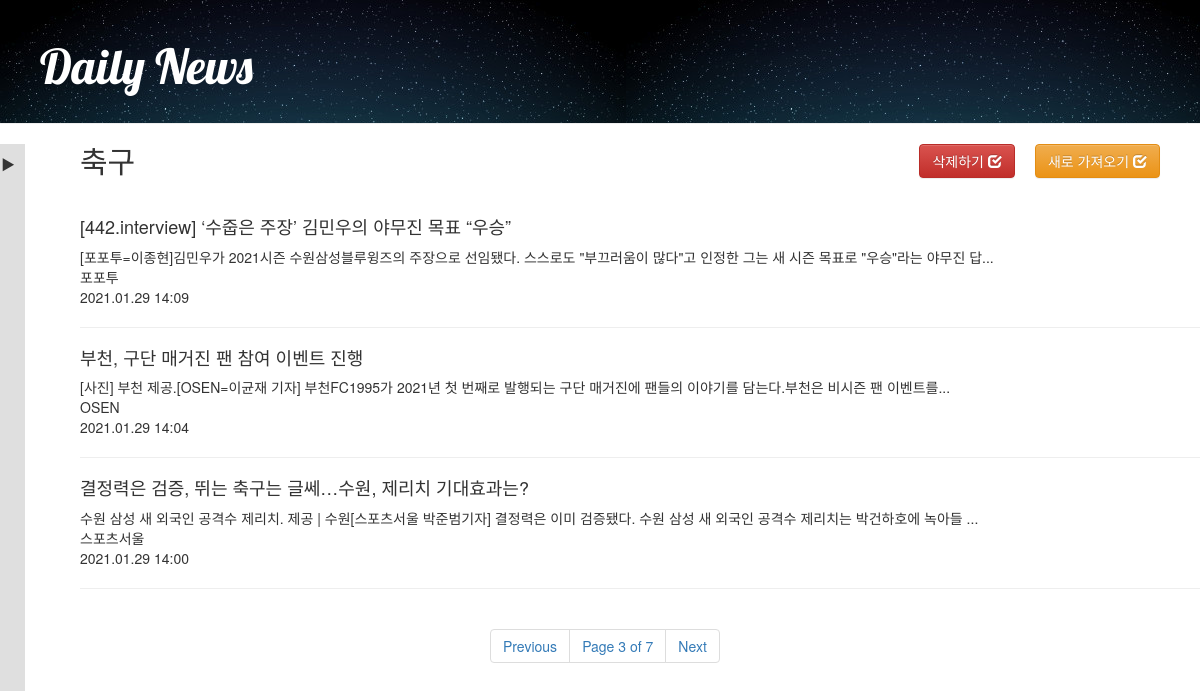
The page /news/kfootball/?page=3 on the database its author committed.
### news/models.py (models this page shows, shortened)
class Letter(models.Model):
    category = models.CharField(max_length=10, default="", null=True)
    topic = models.CharField(max_length=10, default="", null=True)
    title = models.CharField(max_length=100,default="", primary_key=True)
    letter_link = models.URLField(max_length=100)
    published_date = models.CharField(max_length=20, default="", null=True)
    created_date = models.DateTimeField(default=timezone.now)
    preview = models.TextField()
    writer = models.CharField(max_length=20,default="", null=True)

### news/views.py (the view)
# urls.py: path('news/<str:sports>/', views.news_sports, name='news_sports'),
def news_sports(request, sports):
    if request.method == 'POST':
        contents = selenium_parsing(sports)
        UDform = UDForm(request.POST)
        if UDform.is_valid():
            if UDform.cleaned_data['UD'] == 'update':
                for data in contents:
                    print(data[2])
                    form = Letter(
                        category = 'sports',
                        topic= sports,
                        title= data[0],
                        letter_link=data[1],
                        published_date=data[2],
                        preview= data[3],
                        writer=data[4]
                        )
                    form.save()
            elif UDform.cleaned_data['UD'] =='delete':
                Letter.objects.filter(topic=sports).delete()
    else:
        print('GET')
    News = Letter.objects.filter(topic= sports ,created_date__lte = timezone.now()).order_by('created_date')
    paginator = Paginator(News,3)
    page_no = request.GET.get('page')
    try:
        News_p = paginator.page(page_no)
    except PageNotAnInteger:
        News_p = paginator.page(1)
    except EmptyPage:
        News_p = paginator.page(paginator.num_pages)
    return render(request, 'news/news_sports.html',{'message':News_p, 'key':sports})

### news/templates/news/news_sports.html (shortened to what this page needs)
{% extends "news/home.html"%}
{% block content %}
{% load static %}
<link rel="stylesheet" type="text/css" href="{% block stylesheet %}{% static 'news/css/news.css' %}{% endblock %}" />
    <div class = "save">
        <form action="" method="post">
             <button type="submit" name="UD" value="update" class="save btn btn-warning">새로 가져오기
                <span class="glyphicon glyphicon-check"></span>
            </button>
            <button type="submit" name="UD" value="delete"  class="save btn btn-danger">삭제하기
                <span class="glyphicon glyphicon-check"></span>
            </button>
        </form>
    </div>
    <div>
        {% if key == 'kbaseball' %}
            <h2>
                야구
            </h2>
        {% elif key == 'kfootball' %}
            <h2>
                축구
            </h2>
        {% elif key == 'wfootball' %}
            <h2>
                해외축구
            </h2>
        {% endif %}
        <br>
        {% for data in message%}
            <h4>
                <li>
                    <a href="{{data.letter_link}}" target="_blank">{{ data.title }}</a>
                </li>
            </h4>
            <li>{{data.preview}}</li>
            <li>{{data.writer}}</li>
            <li>{{data.published_date}}</li>
            <hr>
        {% endfor %}
    </div>
    <div id="wrap">
    {% include 'news/news_pagination.html' with page=message %}
    </div>
{% endblock %}

### news/static/news/css/news.css (style rules this page uses)
.save { margin-right: 20px; float : right; }
#wrap { width:300px; height:300px; margin:0 auto; }
body, ul, li { padding: 0; margin: 0; list-style: none; }
a { color: inherit; text-decoration: none; }
body { height: 10000px; }

### rows shown on the page
Letter: title "[442.interview] ‘수줍은 주장’ 김민우의 야무진 목표 “우승”", preview "[포포투=이종현]김민우가 2021시즌 수원삼성블루윙즈의 주장으로 선임됐다. 스스로도 \"부끄러움이 많다\"고 인정한 그는 새 시즌 목표로 \"우승\"라는 야무진 답...", writer "포포투", published_date "2021.01.29 14:09"
Letter: title "부천, 구단 매거진 팬 참여 이벤트 진행", preview "[사진] 부천 제공.[OSEN=이균재 기자] 부천FC1995가 2021년 첫 번째로 발행되는 구단 매거진에 팬들의 이야기를 담는다.부천은 비시즌 팬 이벤트를...", writer "OSEN", published_date "2021.01.29 14:04"
Letter: title "결정력은 검증, 뛰는 축구는 글쎄…수원, 제리치 기대효과는?", preview "수원 삼성 새 외국인 공격수 제리치. 제공 | 수원[스포츠서울 박준범기자] 결정력은 이미 검증됐다. 수원 삼성 새 외국인 공격수 제리치는 박건하호에 녹아들 ...", writer "스포츠서울", published_date "2021.01.29 14:00"

### other values the page prints
{{ page.number }} "3"
{{ page.paginator.num_pages }} "7"
